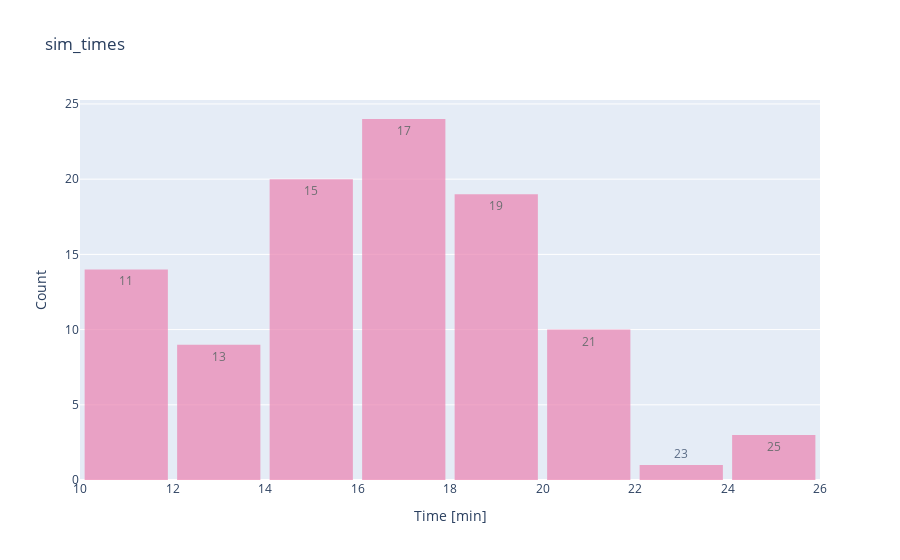

Notebook code cell kept with this figure:
### Code cell
fig = go.Figure(data=[go.Histogram(
    x=sim_times / 60,
    histnorm='percent',
    name='control', # name used in legend and hover labels
    xbins=dict( # bins used for histogram
        # start=-4.0,
        # end=3.0,
        size=2,
        ),
    marker_color='#EB89B5',
    opacity=0.75,
     texttemplate="%{x}"
    )])

fig.update_layout(
    title_text=f'{sim_times_path.stem}', # title of plot
    xaxis_title_text='Time [min]', # xaxis label
    yaxis_title_text='Count', # yaxis label
    bargroupgap=0.1, # gap between bars of the same location coordinates
)

fig.show()

### Figure 1 — Plotly figure (JSON) as saved in the notebook; plotly's stock layout.template omitted (floating-point values rounded to 4 significant figures)
{"data": [{"histnorm": "percent", "marker": {"color": "#EB89B5"}, "name": "control", "opacity": 0.75, "texttemplate": "%{x}", "type": "histogram", "x": [14.94, 16.07, 14.24, 16.73, 15.44, 20.25, 18.38, 15.02, 16.53, 19.52, 13.46, 11.19, 18.13, 21.79, 16.61, 12.69, 19.32, 16.02, 11.28, 11.31, 14.32, 14.79, 17.55, 22.43, 16.01, 19.36, 15.64, 14.4, 21.71, 20.18, 17.72, 18.4, 24.49, 13.53, 11.17, 13.49, 19.23, 17.24, 11.22, 15.36, 17.33, 18.57, 11.21, 17.27, 21.25, 18.91, 13.84, 14.84, 21.81, 19.09, 13.66, 20.77, 18.92, 16.92, 19.51, 13.85, 16.1, 15.5, 24.61, 18.48, 16.54, 19.11, 15.91, 16.8, 24.77, 15.14, 11.18, 18.33, 21.12, 18.21, 16.41, 21.08, 11.29, 17.3, 11.26, 14.73, 15.17, 13.7, 16.87, 11.58, 11.35, 19.84, 19.58, 15.92, 15.0, 20.67, 17.38, 11.21, 16.36, 13.81, 15.82, 11.04, 16.24, 11.11, 16.13, 15.73, 15.31, 17.82, 19.05, 16.85], "xbins": {"size": 2}}], "layout": {"bargroupgap": 0.1, "title": {"text": "sim_times"}, "xaxis": {"title": {"text": "Time [min]"}}, "yaxis": {"title": {"text": "Count"}}}}
